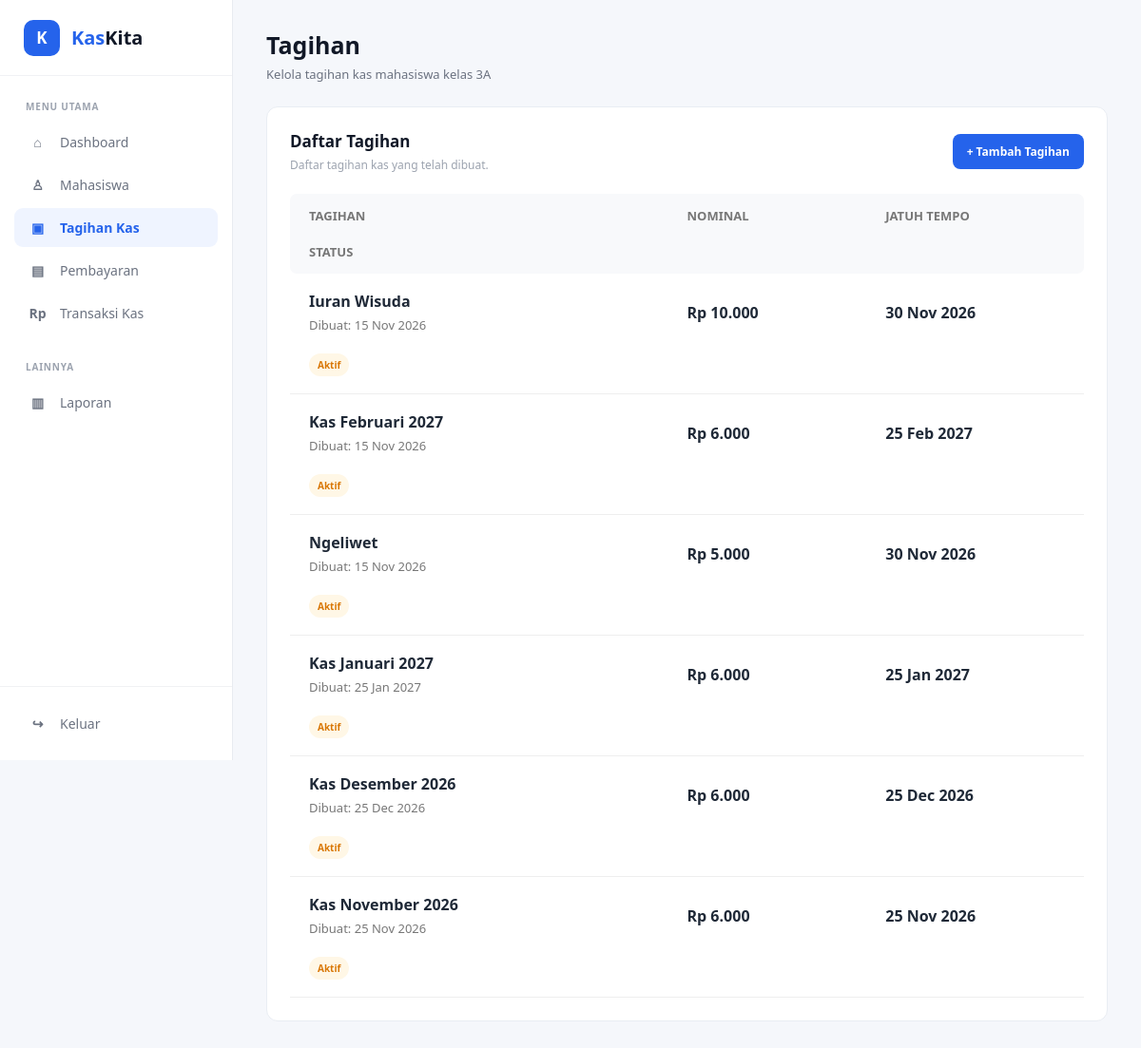
The page /pages/tagihan.php (signed in) on the database its author committed.
### tables this page shows
CREATE TABLE `tagihan_kas` (
  `id_tagihan` int NOT NULL,
  `nama_tagihan` varchar(100) NOT NULL,
  `nominal_tagihan` decimal(12,2) NOT NULL,
  `tanggal_tagihan` date NOT NULL,
  `tanggal_jatuh_tempo` date NOT NULL,
  `status_tagihan` enum('aktif','selesai') DEFAULT 'aktif'
);

### pages/tagihan.php (the view, shortened to what this page needs)
<?php
$db = new Database();
$conn = $db->connect();
$query = "
    SELECT
        id_tagihan,
        nama_tagihan,
        nominal_tagihan,
        tanggal_tagihan,
        tanggal_jatuh_tempo,
        status_tagihan
    FROM tagihan_kas
    ORDER BY id_tagihan DESC
";
$result = $conn->query($query);
?>
<!DOCTYPE html>
<html lang="id">
<head>
    <link rel="stylesheet" href="/kaskita/assets/css/style.css">
</head>
<body>
    <div class="app">
        <aside class="sidebar">
            <div class="brand">
                <div class="brand-icon">
                    K
                </div>
                <div class="brand-name">
                    <span>Kas</span>Kita
                </div>
            </div>
            <div class="menu-section">
                <p class="menu-title">
                    MENU UTAMA
                </p>
                <nav class="menu">
                    <a href="dashboard.php">
                        <span class="menu-icon">⌂</span>
                        <span>Dashboard</span>
                    </a>
                    <a href="mahasiswa.php">
                        <span class="menu-icon">♙</span>
                        <span>Mahasiswa</span>
                    </a>
                    <a href="tagihan.php" class="active">
                        <span class="menu-icon">▣</span>
                        <span>Tagihan Kas</span>
                    </a>
                    <a href="pembayaran.php">
                        <span class="menu-icon">▤</span>
                        <span>Pembayaran</span>
                    </a>
                    <a href="transaksi.php">
                        <span class="menu-icon">Rp</span>
                        <span>Transaksi Kas</span>
                    </a>
                </nav>
            </div>
            <div class="menu-section">
                <p class="menu-title">
                    LAINNYA
                </p>
                <nav class="menu">
                    <a href="#">
                        <span class="menu-icon">▥</span>
                        <span>Laporan</span>
                    </a>
                </nav>
            </div>
            <div class="sidebar-bottom">
                <a href="../index.php" class="logout">
                    <span class="menu-icon">↪</span>
                    <span>Keluar</span>
                </a>
            </div>
        </aside>
        <main class="main-content">
            <header class="topbar">
                <div class="page-title">
                    <h1>
                        Tagihan
                    </h1>
                    <p>
                        Kelola tagihan kas mahasiswa kelas 3A
                    </p>
                </div>
            </header>
            <div class="content-card">
                <div class="content-header">
                    <div>
                        <h2>
                            Daftar Tagihan
                        </h2>
                        <p>
                            Daftar tagihan kas yang telah dibuat.
                        </p>
                    </div>
                    <div>
                        <a href="tambah_tagihan.php" class="btn-primary">
                            + Tambah Tagihan
                        </a>
                    </div>
                </div>
                <div class="payment-table">
                    <div class="table-head">
                        <span>
                            Tagihan
                        </span>
                        <span>
                            Nominal
                        </span>
                        <span>
                            Jatuh Tempo
                        </span>
                        <span>
                            Status
                        </span>
                    </div>
                    <?php if ($result->num_rows > 0): ?>
                        <?php while ($tagihan = $result->fetch_assoc()): ?>
                            <div class="student-payment-row">
                                <div>
                                    <strong>
                                        <?= htmlspecialchars($tagihan['nama_tagihan']) ?>
                                    </strong>
                                    <small>
                                        Dibuat:
                                        <?= date(
                                            'd M Y',
                                            strtotime($tagihan['tanggal_tagihan'])
                                        ) ?>
                                    </small>
                                </div>
                                <div>
                                    <strong>
                                        Rp <?= number_format(
                                            $tagihan['nominal_tagihan'],
                                            0,
                                            ',',
                                            '.'
                                        ) ?>
                                    </strong>
                                </div>
                                <div>
                                    <strong>
                                        <?= date(
                                            'd M Y',
                                            strtotime($tagihan['tanggal_jatuh_tempo'])
                                        ) ?>
                                    </strong>
                                </div>
                                <div>
                                    <?php if ($tagihan['status_tagihan'] === 'aktif'): ?>
                                        <span class="status waiting-status">
                                            Aktif
                                        </span>
                                    <?php else: ?>
                                        <span class="status">
                                            Selesai
                                        </span>
                                    <?php endif; ?>
                                </div>
                            </div>
                        <?php endwhile; ?>
                    <?php endif; ?>
                </div>
            </div>
        </main>
    </div>
</body>
</html>

### assets/css/style.css (style rules this page uses)
* { margin: 0; padding: 0; box-sizing: border-box; }
body { font-family: "Segoe UI", Arial, sans-serif; background: #f5f7fb; color: #1f2937; }
a { text-decoration: none; }
.app { min-height: 100vh; display: flex; }
.sidebar { width: 245px; min-height: 100vh; background: #ffffff; border-right: 1px solid #e8ebf0; position: fixed; left: 0; top: 0; display: flex; flex-direction: column; }
.brand { height: 80px; padding: 0 25px; display: flex; align-items: center; gap: 12px; border-bottom: 1px solid #f0f1f4; }
.brand-icon { width: 38px; height: 38px; border-radius: 10px; background: #2563eb; color: white; display: flex; align-items: center; justify-content: center; font-size: 17px; font-weight: 700; }
.brand-name { font-size: 20px; font-weight: 700; color: #111827; }
.brand-name span { color: #2563eb; }
.menu-section { padding: 25px 15px 0; }
.menu-title { font-size: 10px; font-weight: 700; color: #9ca3af; letter-spacing: 0.8px; padding: 0 12px; margin-bottom: 10px; }
.menu a { display: flex; align-items: center; gap: 12px; color: #6b7280; padding: 11px 13px; border-radius: 9px; margin-bottom: 4px; font-size: 14px; transition: all 0.2s; }
.menu a.active { background: #eff4ff; color: #2563eb; font-weight: 600; }
.menu-icon { width: 23px; text-align: center; font-size: 14px; font-weight: 600; }
.sidebar-bottom { margin-top: auto; padding: 18px 15px; border-top: 1px solid #f0f1f4; }
.logout { display: flex; align-items: center; gap: 12px; color: #6b7280; padding: 11px 13px; border-radius: 9px; font-size: 14px; }
.main-content { width: calc(100% - 245px); margin-left: 245px; min-height: 100vh; padding: 30px 35px; }
.topbar { display: flex; align-items: center; justify-content: space-between; margin-bottom: 25px; }
.page-title h1 { font-size: 25px; color: #111827; margin-bottom: 5px; }
.page-title p { font-size: 13px; color: #6b7280; }
.payment-table { width: 100%; }
.table-head { display: grid; grid-template-columns: 1.5fr 1fr 1fr; padding: 10px 12px; background: #f8f9fb; border-radius: 7px; font-size: 10px; color: #9ca3af; font-weight: 600; text-transform: uppercase; }
.content-card { background: #ffffff; border: 1px solid #e9edf3; border-radius: 12px; padding: 24px; margin-top: 5px; }
.content-header { display: flex; justify-content: space-between; align-items: center; gap: 20px; margin-bottom: 22px; }
.content-header h2 { font-size: 17px; color: #111827; margin-bottom: 5px; }
.content-header p { font-size: 12px; color: #9ca3af; }
.btn-primary { display: inline-flex; align-items: center; justify-content: center; padding: 10px 15px; border-radius: 8px; background: #2563eb; color: white; font-size: 12px; font-weight: 600; transition: 0.2s; }
.status { display: inline-flex; padding: 5px 9px; border-radius: 20px; font-size: 10px; font-weight: 600; }
.waiting-status { background: #fff7e6; color: #d97706; }
.student-payment-row { display: grid; grid-template-columns: 2fr 1fr 1fr; align-items: center; gap: 20px; padding: 18px 20px; border-bottom: 1px solid #eee; }
.student-payment-row>div { min-width: 0; }
.student-payment-row strong { display: block; }
.student-payment-row small { display: block; margin-top: 5px; font-size: 13px; color: #777; }
.student-payment-row>div:nth-child(2) { text-align: left; }
.student-payment-row>div:nth-child(3) { text-align: left; }
.payment-table .table-head { display: grid; grid-template-columns: 2fr 1fr 1fr; align-items: center; gap: 20px; padding: 14px 20px; }
.payment-table .table-head span { font-size: 13px; font-weight: 600; color: #777; }

### rows shown on the page
tagihan_kas: nama_tagihan "Iuran Wisuda", tanggal_tagihan "15 Nov 2026", nominal_tagihan "10.000", tanggal_jatuh_tempo "30 Nov 2026", status_tagihan "Aktif"
tagihan_kas: nama_tagihan "Kas Februari 2027", tanggal_tagihan "15 Nov 2026", nominal_tagihan "6.000", tanggal_jatuh_tempo "25 Feb 2027", status_tagihan "Aktif"
tagihan_kas: nama_tagihan "Ngeliwet", tanggal_tagihan "15 Nov 2026", nominal_tagihan "5.000", tanggal_jatuh_tempo "30 Nov 2026", status_tagihan "Aktif"
tagihan_kas: nama_tagihan "Kas Januari 2027", tanggal_tagihan "25 Jan 2027", nominal_tagihan "6.000", tanggal_jatuh_tempo "25 Jan 2027", status_tagihan "Aktif"
tagihan_kas: nama_tagihan "Kas Desember 2026", tanggal_tagihan "25 Dec 2026", nominal_tagihan "6.000", tanggal_jatuh_tempo "25 Dec 2026", status_tagihan "Aktif"
tagihan_kas: nama_tagihan "Kas November 2026", tanggal_tagihan "25 Nov 2026", nominal_tagihan "6.000", tanggal_jatuh_tempo "25 Nov 2026", status_tagihan "Aktif"
